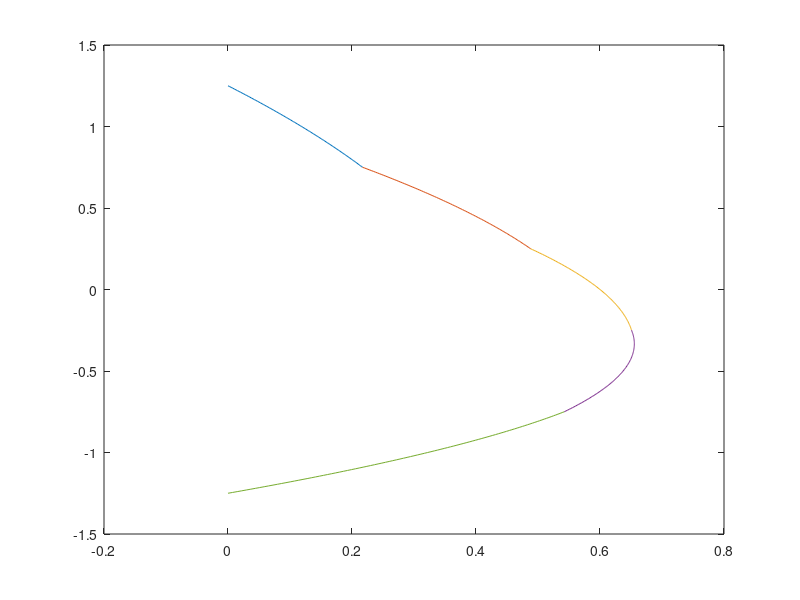

Recreate this plot in MATLAB.
%INPUTS

%number of layers

N=5;

%width 
b= 10;

%Thickness
t=[.5  .5  .5 .5 .5];

%Applied shear load
Q=1;

%layerwise youngs modulus
E=[10 20 30 40 50];

%Calculation of boundaries of layers : z_1(i) or zk

c=sum(t)/2;
z_1(1)=c;
for i=1:N
    
    z_1(i+1)=z_1(i)-(t(i))
end

clear i;

%Calculation of normalization factors : n(i) 

E_a=sum(E)/N;
for i=1:N
    n(i)=E(i)/E_a;
end

clear i;

%Calculation of nuetral axes : z_g or z*
for i=1:N
    c(i)=((z_1(i+1)+z_1(i))*n(i)*t(i));
end

clear i;

a=sum(c)/2;
for i=1:N
    C1(i)=(t(i)*n(i));
end
w=sum(C1);
z_g = a/w;


%Calculation of Boundaries wrt Nuetral axes or z or z_cap

 for i=1:N+1;
 z(i) = z_1(i)-z_g;
end

clear i;

%Calculation of Moment of Inertia

for i=1:N
e(i)= (b/12)* n(i)*(t(i)*t(i)*t(i));
f(i)= (b/4)*n(i)*(t(i))*((z(i+1)+z(i))^2);
end

I = sum(e)+sum(f);

clear i;


% Layerwise/lamina wise shear stress distribution Calculation.

for i=1:N
    
    
    t_21=0;
    t_22=0;
    t_23=0;
    t_2_1=0;
    t_2_2=0;
    t_2_3=0;
    
    r=((z_1(i)-(z_1(i+1)))/100);
    x(:,:,i) = [ z_1(i) : -r :(z_1(i+1))]
 
    
    if z_1(i)*z_1(i+1)>=0 
      
      % t-1 calutaion starts  
        if z_1(i)<0
            h1=-1*z_1(i);
        else
        h1=z_1(i);
        end
    
        if z_1(i+1)<0
           h2=-1*z_1(i+1);
        else
           h2=z_1(i+1);
        end 
    
        if h1>h2
          H= z(i)
        else 
         H= z(i+1) 
        end
        t_1(:,:,i) = (b/2)*n(i)*((x(:,:, i )-z_g).^2-(H)^2)
    
     % t-1 calutaion ends
     
     % t-2 calutaion starts 
     
                                     if z_1(i)*z_1(i+1)>0 && z_1(i)>0
                                     display case1
                                     k=i-1;
                                     m=k+1;
                                     
                                     
                                         
                                     for m=k+1:N
                                     t_2_1=t_2_1+(n(m)*(b/2)*(z(m)^2-z(m+1)^2));
         
                                     end
                                     
                                     
                                     t_21=t_2_1;
                                     t_2_1=0;
                                     t_2(i)=t_21
                                      Q_x(:,:,i) = t_1(:,:,i) + t_2(i); 
    
                                      T_x(:,:,i) = -(Q_x(:,:,i)*Q)/I
                                  
                                  elseif z_1(i)*z_1(i+1)>0 && z_1(i)<0
                                      display case2
                                      
             
                                     k=i;
                                     m=k+1;
                                     
                                     
                                     for m=k+1:N
                                     t_2_2=t_2_2+(n(m)*(b/2)*(z(m)^2-z(m+1)^2));
         
                                     end
                                     t_22=t_2_2;
                                     t_2_2=0;
                                     t_2(i)=t_22
                                      Q_x(:,:,i) = t_1(:,:,i) + t_2(i); 
    
                                      T_x(:,:,i) = -(Q_x(:,:,i)*Q)/I
                                   
                                  elseif  z_1(i)*z_1(i+1)==0 && z_1(i)==0
                                      display case3
                                      k=i;
                                     m=k+1;
                                     
                                     
                                     for m=k+1:N
                                     t_2_2=t_2_2+(n(m)*(b/2)*(z(m)^2-z(m+1)^2));
         
                                     end
                                     t_22=t_2_2;
                                     t_2_2=0;
                                     t_2(i)=t_22
                                      Q_x(:,:,i) = t_1(:,:,i) + t_2(i); 
    
                                      T_x(:,:,i) = -(Q_x(:,:,i)*Q)/I
                                   
                                  elseif z_1(i)*z_1(i+1)==0 && z_1(i+1)==0
                                     display case4
                                     k=i-1;
                                     m=k+1;
                                     
                                     
                                         
                                     for m=k+1:N
                                     t_2_1=t_2_1+(n(m)*(b/2)*(z(m)^2-z(m+1)^2));
         
                                     end
                                     
                                     
                                     t_21=t_2_1;
                                     t_2_1=0;
                                     t_2(i)=t_21
                                     Q_x(:,:,i) = t_1(:,:,i) + t_2(i); 
    
                                     T_x(:,:,i) = -(Q_x(:,:,i)*Q)/I
     
                                     end
     
                                     
         % t-2 calutaion ends                            
     
    else
        
        % t-1 and t-2 calutaion starts
        for v= 1:length(x)
           
         if x(:,v,i)>=0
         display case6  
         k=i-1;
         m=k+1;
         t_1(:,v,i) = (b/2)*n(i)*((x(:,v, i )-z_g).^2-(z(m))^2)
                                        
                                     
                                     
                                         
                                        for m=k+1:N
                                        t_2_1=t_2_1+(n(m)*(b/2)*(z(m)^2-z(m+1)^2));
         
                                        end
                                     
                                     
                                        t_21=t_2_1
                                        t_2_1=0;
                                        t_2(i)=t_21
                                        Q_x(:,v,i) = t_1(:,v,i) + t_2(i); 
    
                                        T_x(:,v,i) = -(Q_x(:,v,i)*Q)/I
         
         else
         display case7
         k=i;
         m=k+1;
         t_1(:,v,i) = (b/2)*n(i)*((x(:,v, i )-z_g).^2-(z(m))^2)
                                        k=i;
                                        m=k+1;
                                     
                                     
                                        for m=k+1:N
                                        t_2_2=t_2_2+(n(m)*(b/2)*(z(m)^2-z(m+1)^2));
         
                                        end
                                        t_22=t_2_2
                                        t_2_2=0;
                                        t_2(i)=t_22
                                        Q_x(:,v,i) = t_1(:,v,i) + t_2(i); 
    
                                        T_x(:,v,i) = -(Q_x(:,v,i)*Q)/I
       
         end
         
        v=v+1; 
        
        end
        
        
       % t-1 and t-2  calutaion ends
    end  
     
                                     
                                   
end



M=max(T_x(:,:,:))

% PLOTTING %   

% figure (1)
% plot (  T_x(:,:,1), x(:,:, 1) ) ;
 
% figure (1)
% plot (  T_x(:,:,1), x(:,:, 1) , T_x(:,:,2), x(:,:, 2) );
 
 
 %figure (1)
 %plot (  T_x(:,:,1), x(:,:, 1) , T_x(:,:,2), x(:,:, 2) ,T_x(:,:,3) , x(:,:, 3) );
  

% figure (2)
% plot (  T_x(:,:,1), x(:,:, 1) , T_x(:,:,2), x(:,:, 2) ,T_x(:,:,3) ,x(:,:, 3) , T_x(:,:,4) ,x(:,:, 4) ) ;

%figure (2)
 %plot (  T_x(:,:,1), x(:,:, 1) , T_x(:,:,2), x(:,:, 2) ,T_x(:,:,3) ,x(:,:, 3) , T_x(:,:,4) ,x(:,:, 4) ) ;
 
figure (2)
plot (  T_x(:,:,1), x(:,:, 1) , T_x(:,:,2), x(:,:, 2) ,T_x(:,:,3) ,x(:,:, 3) , T_x(:,:,4) ,x(:,:, 4)  ,T_x(:,:,5) , x(:,:, 5) ) ;

% figure (1)
% plot (  T_x(:,:,1), x(:,:, 1) , T_x(:,:,2), x(:,:, 2) ,T_x(:,:,3) ,x(:,:, 3) , T_x(:,:,4) ,x(:,:, 4)  ,T_x(:,:,5) , x(:,:, 5) ,T_x(:,:,6) , x(:,:, 6) ) ;


